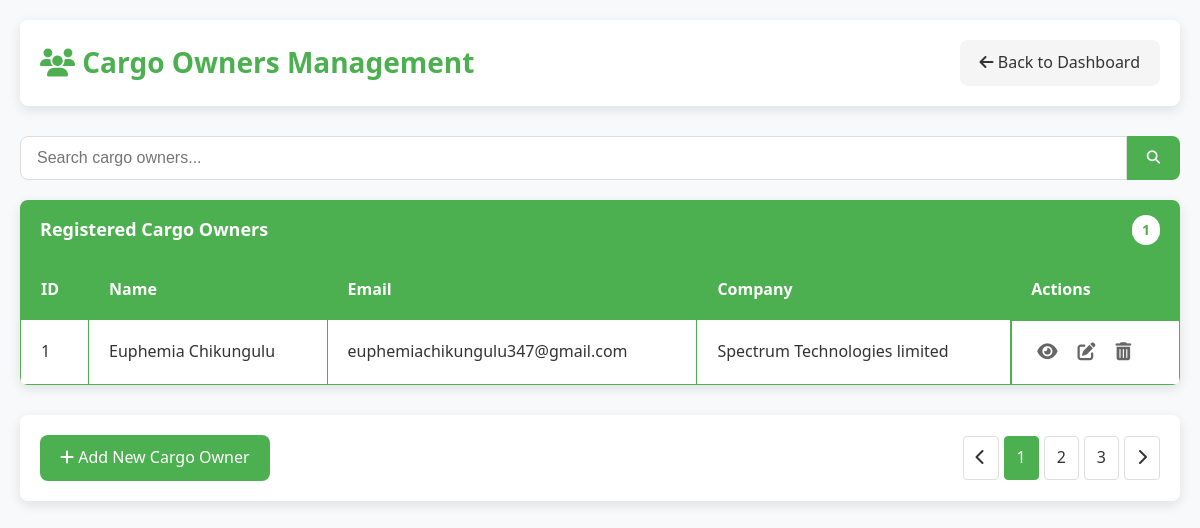
The page /Backend/manage-cargo-owners.php on the database its author committed.
### tables this page shows
CREATE TABLE `cargo_owners` (
  `cargo_owner_id` int(11) NOT NULL,
  `cargo_owner_name` varchar(255) NOT NULL,
  `email` varchar(255) NOT NULL,
  `phone_number` varchar(20) DEFAULT NULL,
  `password` varchar(255) NOT NULL,
  `company` varchar(255) DEFAULT NULL
);

### Backend/manage-cargo-owners.php (the view, shortened to what this page needs)
<?php
require_once 'db.php';
$query = "SELECT cargo_owner_id, cargo_owner_name, email, company FROM cargo_owners";
$result = $conn->query($query);
$cargo_owners = [];
if ($result->num_rows > 0) {
    while ($row = $result->fetch_assoc()) {
        $cargo_owners[] = $row;
    }
}
?>
<!DOCTYPE html>
<html lang="en">
<head>
    <link rel="stylesheet" href="https://cdnjs.cloudflare.com/ajax/libs/font-awesome/6.4.0/css/all.min.css">
</head>
<body>
    <div class="container">
        <div class="header">
            <h1><i class="fas fa-users"></i> Cargo Owners Management</h1>
            <a href="../Frontend/admin-dashboard.php" class="btn btn-secondary">
                <i class="fas fa-arrow-left"></i> Back to Dashboard
            </a>
        </div>
        <div class="search-container">
            <input type="text" class="search-input" placeholder="Search cargo owners..." id="searchInput">
            <button class="search-button"><i class="fas fa-search"></i></button>
        </div>
        <div class="card">
            <div class="card-header">
                <span>Registered Cargo Owners</span>
                <span class="count"><?php echo count($cargo_owners); ?></span>
            </div>
            <div class="table-responsive">
                <table id="cargoOwnersTable">
                    <thead>
                        <tr>
                            <th>ID</th>
                            <th>Name</th>
                            <th>Email</th>
                            <th>Company</th>
                            <th>Actions</th>
                        </tr>
                    </thead>
                    <tbody>
                        <?php foreach ($cargo_owners as $cargo_owner): ?>
                            <tr>
                                <td><?php echo htmlspecialchars($cargo_owner['cargo_owner_id']); ?></td>
                                <td><?php echo htmlspecialchars($cargo_owner['cargo_owner_name']); ?></td>
                                <td><?php echo htmlspecialchars($cargo_owner['email']); ?></td>
                                <td><?php echo htmlspecialchars($cargo_owner['company']); ?></td>
                                <td class="actions">
                                    <button class="icon-button" title="View Details">
                                        <i class="fas fa-eye"></i>
                                    </button>
                                    <button class="icon-button" title="Edit">
                                        <i class="fas fa-edit"></i>
                                    </button>
                                    <button class="icon-button" title="Delete">
                                        <i class="fas fa-trash-alt"></i>
                                    </button>
                                </td>
                            </tr>
                        <?php endforeach; ?>
                    </tbody>
                </table>
            </div>
        </div>
        <div class="footer">
            <div>
                <a href="#" class="btn">
                    <i class="fas fa-plus"></i> Add New Cargo Owner
                </a>
            </div>
            <ul class="pagination">
                <li><a href="#"><i class="fas fa-chevron-left"></i></a></li>
                <li class="active"><a href="#">1</a></li>
                <li><a href="#">2</a></li>
                <li><a href="#">3</a></li>
                <li><a href="#"><i class="fas fa-chevron-right"></i></a></li>
            </ul>
        </div>
    </div>
</body>
</html>

### Backend/manage-cargo-owners.php (style rules this page uses)
:root { --primary-color: #4CAF50; --primary-light: #e0f7e0; --primary-dark: #388E3C; --secondary-color: #f5f5f5; --text-color: #333; --text-light: #666; --white: #ffffff; --border-radius: 8px; --box-shadow: 0 4px 12px rgba(0, 0, 0, 0.1); --transition: all 0.3s ease; }
* { margin: 0; padding: 0; box-sizing: border-box; }
body { font-family: 'Segoe UI', Tahoma, Geneva, Verdana, sans-serif; background-color: #f8f9fa; color: var(--text-color); line-height: 1.6; padding: 0; margin: 0; }
.container { max-width: 1200px; margin: 0 auto; padding: 20px; }
.header { background-color: var(--white); padding: 20px; border-radius: var(--border-radius); box-shadow: var(--box-shadow); margin-bottom: 30px; display: flex; justify-content: space-between; align-items: center; }
.header h1 { color: var(--primary-color); font-size: 28px; font-weight: 600; }
.search-container { display: flex; margin-bottom: 20px; }
.search-input { flex: 1; padding: 12px 16px; border: 1px solid #ddd; border-radius: var(--border-radius) 0 0 var(--border-radius); font-size: 16px; outline: none; transition: var(--transition); }
.search-button { background-color: var(--primary-color); color: white; border: none; padding: 0 20px; border-radius: 0 var(--border-radius) var(--border-radius) 0; cursor: pointer; transition: var(--transition); }
.card { background-color: var(--white); border-radius: var(--border-radius); box-shadow: var(--box-shadow); overflow: hidden; margin-bottom: 30px; }
.card-header { background-color: var(--primary-color); color: white; padding: 15px 20px; font-size: 18px; font-weight: 600; display: flex; justify-content: space-between; align-items: center; }
.card-header .count { background-color: var(--white); color: var(--primary-color); padding: 4px 10px; border-radius: 20px; font-size: 14px; font-weight: bold; }
.table-responsive { overflow-x: auto; }
table { width: 100%; border-collapse: collapse; }
th, td { padding: 16px 20px; text-align: left; border: 1px solid var(--primary-color); }
th { background-color: var(--primary-color); color: white; font-weight: 600; }
tr:nth-child(odd) { background-color: var(--white); }
.btn { display: inline-block; padding: 10px 20px; background-color: var(--primary-color); color: white; text-decoration: none; border-radius: var(--border-radius); font-weight: 500; transition: var(--transition); border: none; cursor: pointer; text-align: center; }
.btn-secondary { background-color: #f5f5f5; color: var(--text-color); }
.actions { display: flex; gap: 10px; }
.icon-button { background: none; border: none; color: var(--text-light); cursor: pointer; font-size: 18px; transition: var(--transition); padding: 5px; }
.footer { display: flex; justify-content: space-between; align-items: center; padding: 20px; background-color: var(--white); border-radius: var(--border-radius); box-shadow: var(--box-shadow); margin-top: 30px; }
.pagination { display: flex; list-style: none; gap: 5px; }
.pagination li a { display: inline-block; padding: 8px 12px; background-color: var(--white); border: 1px solid #ddd; color: var(--text-color); text-decoration: none; border-radius: 4px; transition: var(--transition); }
.pagination li.active a, .pagination li a:hover { background-color: var(--primary-color); color: white; border-color: var(--primary-color); }

### rows shown on the page
cargo_owners: cargo_owner_id "1", cargo_owner_name "Euphemia Chikungulu", email "euphemiachikungulu347@gmail.com", company "Spectrum Technologies limited"

### other values the page prints
count($cargo_owners) "1"
